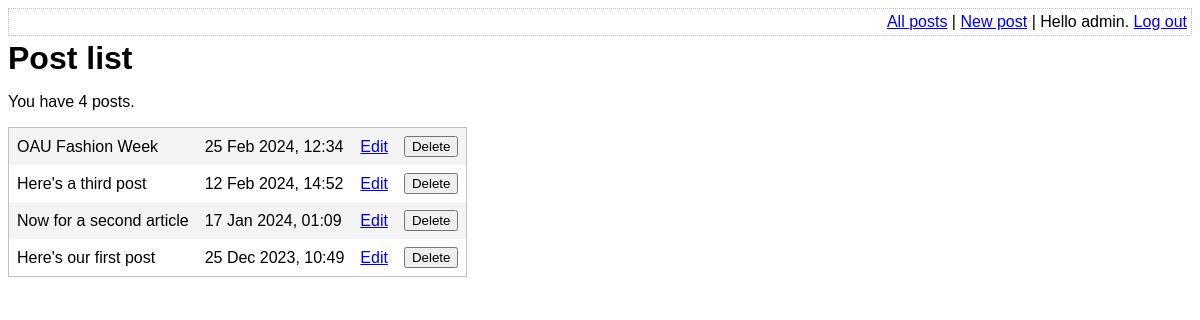
/list-posts.php (signed in), run on an earlier commit of the app's database.
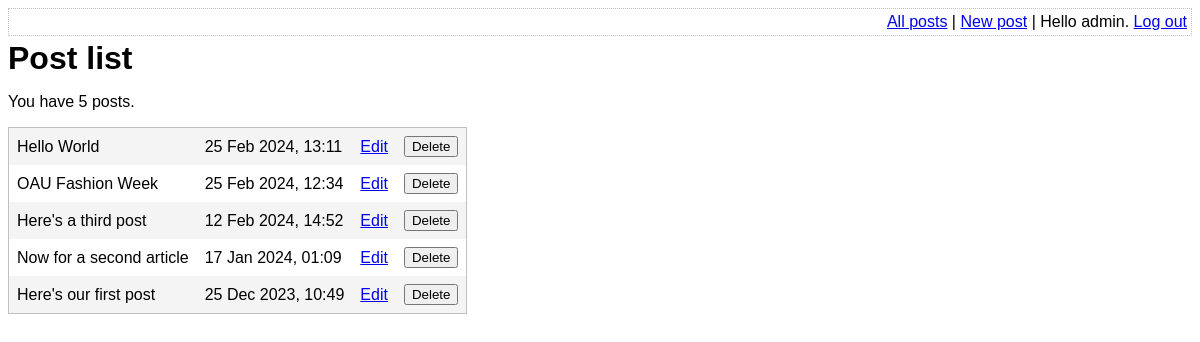
And on a later commit of the database.
### tables this page shows
CREATE TABLE post (
	id INTEGER PRIMARY KEY AUTOINCREMENT NOT NULL,
	title VARCHAR NOT NULL,
	body VARCHAR NOT NULL,
	user_id INTEGER NOT NULL,
	created_at VARCHAR NOT NULL,
	updated_at VARCHAR,
	FOREIGN KEY (user_id) REFERENCES user(id)
);

### lib/common.php (called while the page is built, shortened)
<?php
function htmlEscape($html)
{
    return htmlspecialchars($html, ENT_HTML5, 'UTF-8');
}
function convertSqlDate($sqlDate)
{
    $date = DateTime::createFromFormat('Y-m-d H:i:s', $sqlDate);
    return $date->format('d M Y, H:i');
}
function getAllPosts(PDO $pdo)
{
    $stmt = $pdo->query(
        'SELECT
            id, title, created_at, body
        FROM
            post
        ORDER BY
            created_at DESC'
    );
    return $stmt->fetchAll(PDO::FETCH_ASSOC);
}

### list-posts.php (the view, shortened to what this page needs)
<?php
require_once 'lib/common.php';
$pdo = getPDO();
$posts = getAllPosts($pdo);
?>
<!DOCTYPE html>
<html>
    <head>
        <?php require 'templates/head.php' ?>
    </head>
    <body>
        <?php require 'templates/top-menu.php' ?>
        <h1>Post list</h1>
        <p>You have <?php echo count($posts) ?> posts.
        <form method="post">
            <table id="post-list">
                <tbody>
                    <?php foreach ($posts as $post): ?>
                        <tr>
                            <td>
                                <?php echo htmlEscape($post['title']) ?>
                            </td>
                            <td>
                                <?php echo convertSqlDate($post['created_at']) ?>
                            </td>
                            <td>
                                <a href="edit-post.php?post_id=<?php echo $post['id']?>">Edit</a>
                            </td>
                            <td>
                                <input
                                    type="submit"
                                    name="delete-post[<?php echo $post['id']?>]"
                                    value="Delete"
                                />
                            </td>
                        </tr>
                    <?php endforeach ?>
                </tbody>
            </table>
        </form>
    </body>
</html>

What changed in the data, as far as the page shows it:
added post: title "Hello World", created_at "25 Feb 2024, 13:11"
Also different on the page:
count($posts): "4" → "5"
